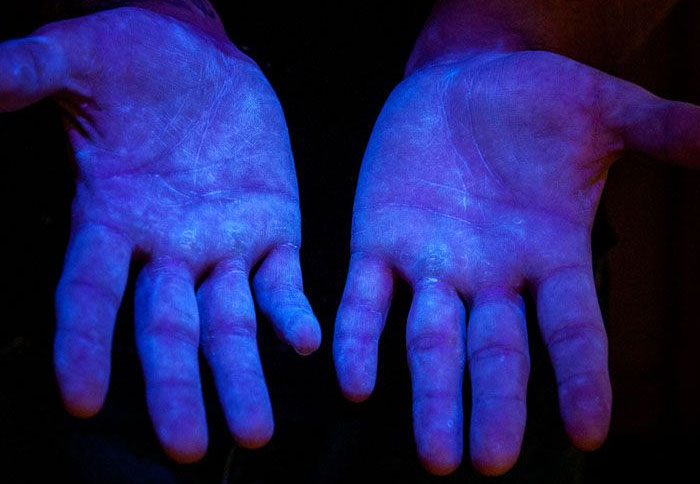
#> input picture images/UV_img_sample.jpg, 700 x 484 px, found by its file name
$ python openCV_essential_tools.py
#> lines starting #> are read from the running program, lines starting #| are printed output that depends on the picture
import cv2 as cv

img = cv.imread('images/UV_img_sample.jpg')
#> img is the input picture: shape (484, 700, 3); mean B, G, R 99.8, 31.6, 32.5
cv.imshow('UV', img)

### GRAYSCALE ###
# gray = cv.cvtColor(img, cv.COLOR_BGR2GRAY)
# cv.imshow('B&W', gray)

### BLUR ###
# blur = cv.GaussianBlur(img, (3,3), cv.BORDER_DEFAULT) #Column must be odd number
# blur = cv.GaussianBlur(img, (7,7), cv.BORDER_DEFAULT) #Way more blurred
# cv.imshow('Blur', blur)

### EDGE CASCADE ###
# canny = cv.Canny(img, 100, 150)
# canny = cv.Canny(blur, 50, 150) #Passing the blur to reduce the edges
# cv.imshow('Canny', canny)

### Dilate ###
# dilated = cv.dilate(canny, (7,7), iterations=3) # ?
# cv.imshow('Dilated', dilated)

### Erode ###
# eroded = cv.erode(canny, (7,7), iterations=3)
# cv.imshow('Eroded', eroded) #Reversing dilated

### Resize ###
# resized = cv.resize(img, (500, 500), interpolation=cv.INTER_AREA) #For < dimensions than the original
# resized = cv.resize(img, (950, 950), interpolation=cv.INTER_LINEAR) #For > dimensions than the original. Also cubic but takes more effort
# cv.imshow('Resized', resized)

### CROP ###
crop = img[50:200, 300:400]
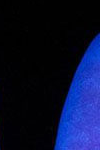
#> crop: shape (150, 100, 3); mean B, G, R 48.7, 15.7, 8.7
cv.imshow('Cropped', crop)

cv.waitKey(0)

$ run again, with images/Infectado.png saved as images/UV_img_sample.jpg
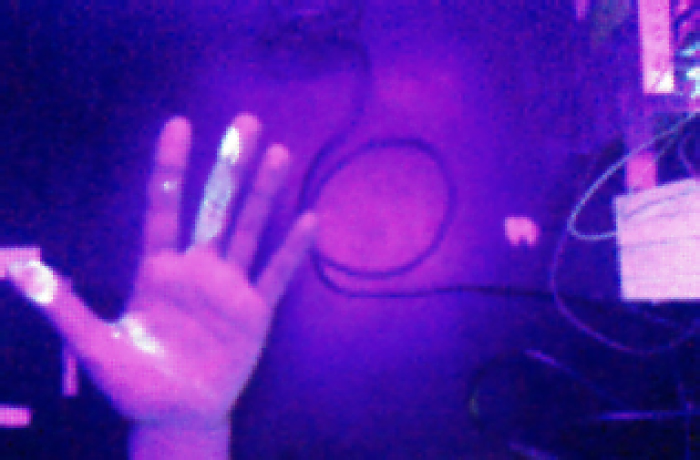
#> input picture images/Infectado.png, 1399 x 919 px, found by its file name (shown at 1/2 size)
#> img is the input picture: shape (919, 1399, 3); mean B, G, R 170.9, 30.4, 87
#> `crop = img[50:200, 300:400]`:
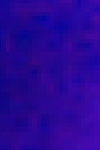
#> crop: shape (150, 100, 3); mean B, G, R 149.2, 6.2, 40.5

$ run again, with images/Mano_centro.png saved as images/UV_img_sample.jpg
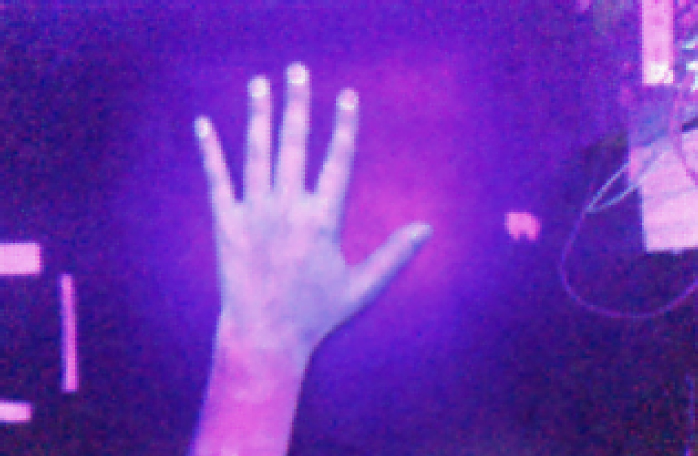
#> input picture images/Mano_centro.png, 1396 x 912 px, found by its file name (shown at 1/2 size)
#> img is the input picture: shape (912, 1396, 3); mean B, G, R 179.5, 50.1, 109.5
#> `crop = img[50:200, 300:400]`:
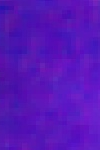
#> crop: shape (150, 100, 3); mean B, G, R 183.9, 22.1, 87.2

$ run again, with images/Mano_lado.png saved as images/UV_img_sample.jpg
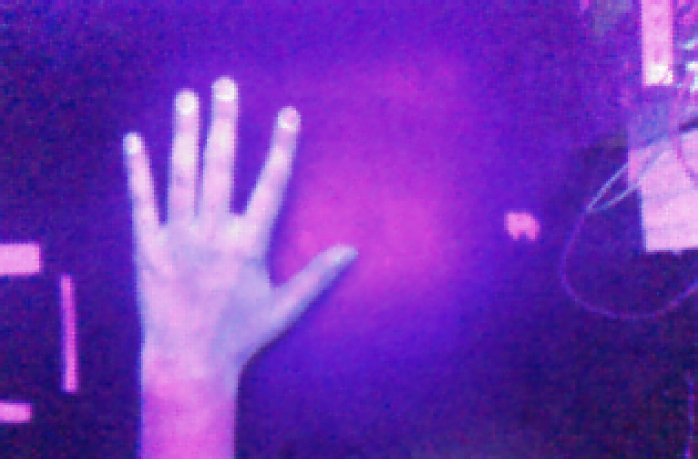
#> input picture images/Mano_lado.png, 1396 x 918 px, found by its file name (shown at 1/2 size)
#> img is the input picture: shape (918, 1396, 3); mean B, G, R 182.3, 51.4, 113.6
#> `crop = img[50:200, 300:400]`:
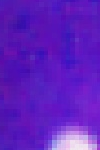
#> crop: shape (150, 100, 3); mean B, G, R 190.6, 32.3, 96.6
